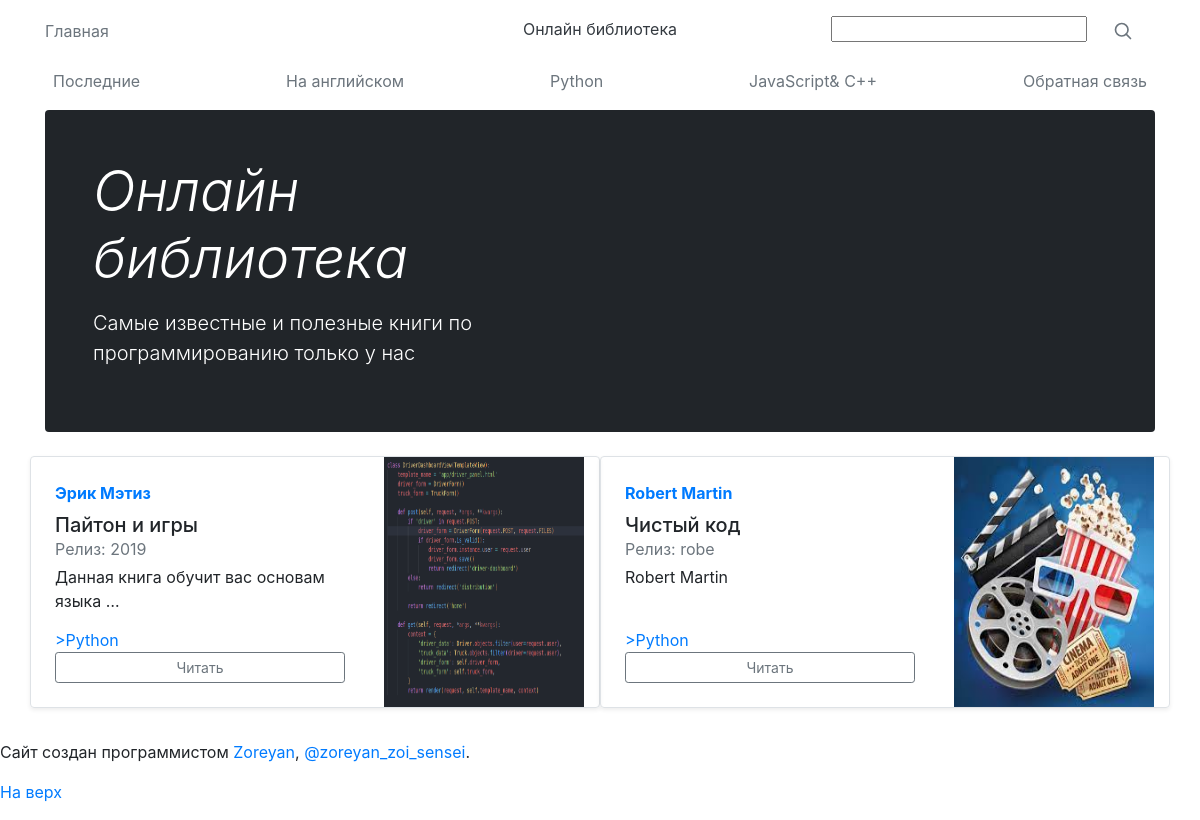
Screenshot of /frameworks/ with the database file from the repository.
### library/models.py (models this page shows, shortened)
class Book(models.Model):
    LANGUAGES = [
        ('en', 'English'),
        ('ru', 'Russian')
    ]
    id = models.UUIDField(primary_key=True, editable=False, unique=True, default=uuid.uuid4)
    title = models.CharField(max_length=120)
    description = models.CharField(max_length=800, null=True)
    image = models.ImageField(upload_to='book_articles/')
    author = models.CharField(max_length=100, null=True)
    category = models.ManyToManyField(Category)
    language = models.CharField(choices=LANGUAGES, default='ru', max_length=22)
    writed = models.CharField(max_length=4, null=True)
    file =  models.FileField(upload_to='pdf_files', default='file.pdf')
    created = models.DateTimeField(auto_now_add=True, null=True)

class Category(models.Model):
    title = models.CharField(max_length=120)
    framework = models.BooleanField(default=True)
    def __str__(self):
        return self.title

### library/views.py (the view)
# urls.py: path('frameworks/', frameworks, name='frameworks'),
def frameworks(request):
    books = Book.objects.filter(
        category__framework=True)
    categories = Category.objects.all()
    print(categories)
    context = {
        'books':books,
        'categories':categories
    }
    return render(request, 'library/frameworks.html', context)

### templates/library/frameworks.html (shortened to what this page needs)
{% extends 'base.html' %}
{% block content %}
<main class="container">
  {% include 'library/header.html' %}
  <div class="row mb-2">
    {% for book in books %}
    <div class="col-md-6">
        <div class="row g-0 border rounded mb-4 shadow-sm">
          <div class="col p-4 d-flex flex-column position-static">
            <strong class="d-inline-block mb-2 text-primary">{{ book.author }}</strong>
            <h5 class="mb-0">{{ book.title }}</h5>
            <div class="mb-1 text-muted">Релиз: {{ book.writed }}</div>
            <p class="card-text mb-auto">{{ book.description|truncatewords:6 }}</p>
            {% for category in book.category.all  %}
            <a href="{% url 'book-list' %}?q={{ category.title }}">>{{ category.title }}</a>
            {% endfor %}
            <div class="btn-group">
              <a href="{% url 'book' book.id %}" type="button" class="btn btn-sm btn-outline-secondary">Читать</a>
            </div>
          </div>
          <div class="col-auto d-none d-lg-block">
              <img src="{{ book.image.url }}" alt="" class="bd-placehilder-img" width="200" height="250">
          </div>
        </div>
      </div>
{% endfor %}
</main>
{% endblock %}

### rows the page displays
Book: author "Эрик Мэтиз", title "Пайтон и игры", writed "2019", description "Данная книга обучит вас основам языка …", image (picture)
Category: title "Python"
Book: author "Robert Martin", title "Чистый код", writed "robe", description "Robert Martin", image (picture)
